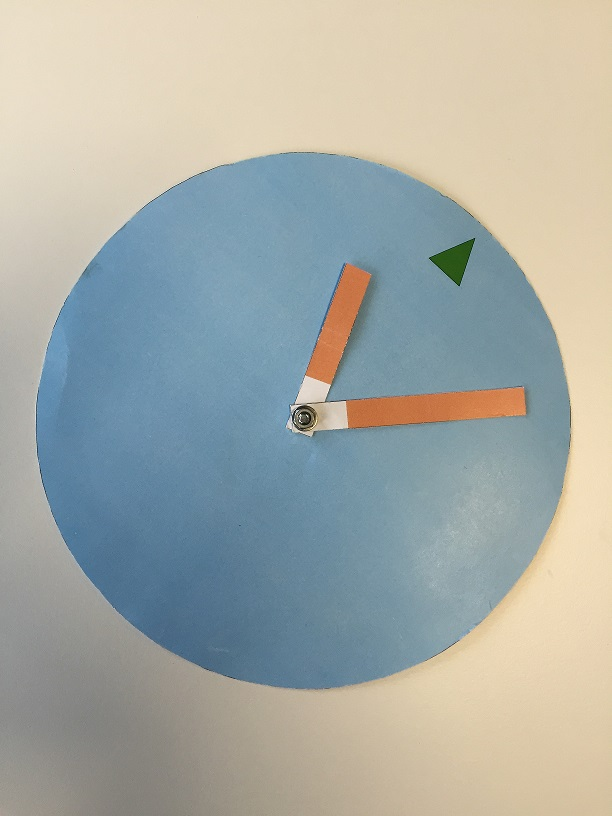
//> input picture Test2/Test2/IMG_0351.JPG, 612 x 816 px, given in place of the camera
$ ./Main   (built with g++ and OpenCV 4)
//> lines starting //> are read from the running program, lines starting //| are printed output that depends on the picture; after the words box and inside, x2 and y2 are one past the last pixel; in counts of white or black regions, pixels touching at a corner belong together
#include <iostream>
#include <opencv2\opencv.hpp>

using namespace std;
using namespace cv;

Mat img,
	imgHSV,
	imgBlue,
	imgGray,
	imgCanny,
	imgCircle;
int radius;

int main(){

	// Camera
	VideoCapture cap(0);					// capture the video from web cam
	if(!cap.isOpened()){					// if not success, exit program
         cout << "Cannot open the web cam" << endl;
         return -1;
    }
	while(true){
		bool bSuccess = cap.read(img);		// read a new frame from video
//> img is the input picture: 816 rows x 612 cols, CV_8UC3; mean B, G, R 165.7, 171.2, 166.1
		if(!bSuccess){						// if not success, break loop
			cout << "Cannot read a frame from video stream" << endl;
            break;
	}

	medianBlur(img, img, 3);
	cvtColor(img, imgHSV, COLOR_BGR2HSV);	// Convert input image to HSV
//> imgHSV: 816 rows x 612 cols, CV_8UC3; mean H, S, V 54.3, 58.7, 187.2
	inRange(imgHSV, Scalar(64, 33, 0), Scalar(115, 255, 255), imgBlue);		// Threshold the HSV image, keep only blue pixles
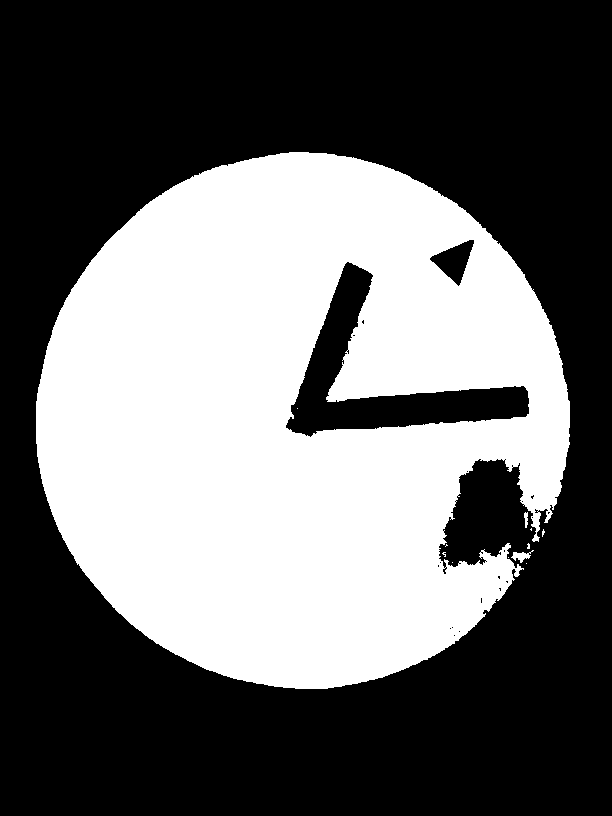
//> imgBlue: 816 rows x 612 cols, CV_8UC1; 40.7% white; 12 white regions (9 under 20 px), largest, box (x1, y1, x2, y2) and area: (36, 152, 570, 689) 203073, (511, 550, 534, 563) 128, (524, 512, 528, 528) 47
	GaussianBlur(imgBlue, imgBlue, Size(9, 9), 2, 2);
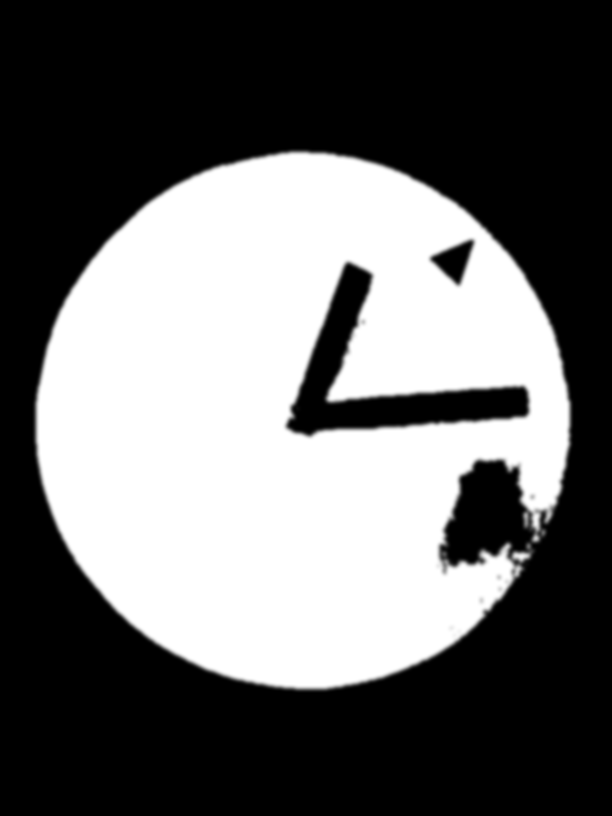
//> imgBlue: 816 rows x 612 cols, CV_8UC1; 6.03% of pixels changed, all inside (x1, y1, x2, y2) = (32, 148, 574, 693)

	cvtColor(img, imgGray, CV_BGR2GRAY);	// Graubild
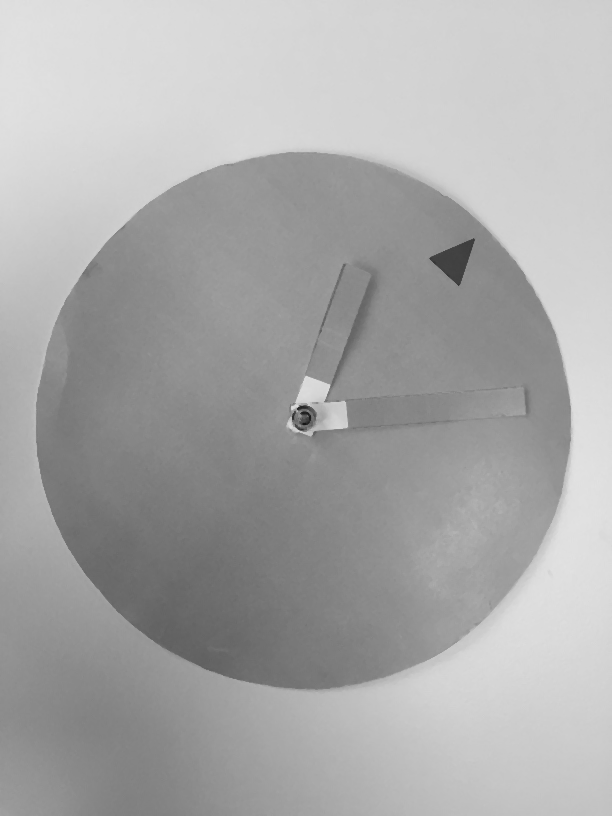
//> imgGray: 816 rows x 612 cols, CV_8UC1; min 22, max 226, mean 169.1
	blur(imgGray, imgGray, Size(3,3));		// mit 3x3 Filtermaske weichzeichnen
	Canny(imgGray, imgCanny, 0, 200, 3);	// Kantenbild
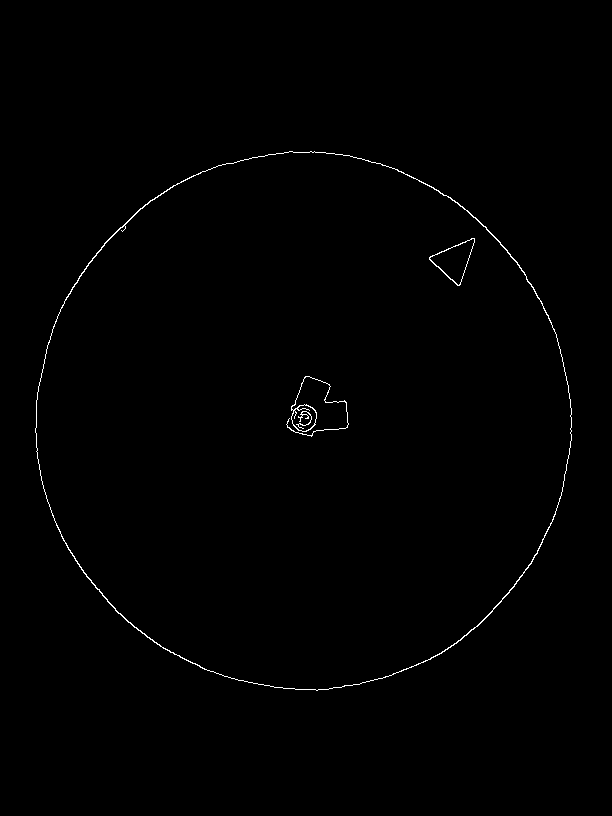
//> imgCanny: 816 rows x 612 cols, CV_8UC1; 0.51% white in thin lines or dots, all inside (x1, y1, x2, y2) = (35, 151, 572, 691)

	imgCircle = imgBlue.clone();
	img.copyTo(imgCircle, imgBlue);
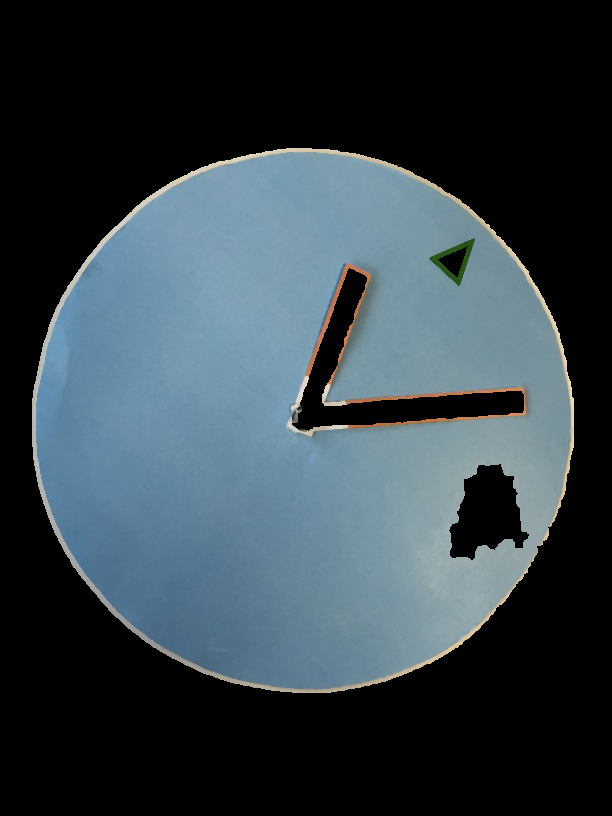
//> imgCircle: 816 rows x 612 cols, CV_8UC3; mean B, G, R 70.9, 63.7, 50.9

	// Use the Hough transform to detect circles in the combined imgBlue image
	vector<Vec3f> circles;					// xc, yc und r
	HoughCircles(imgBlue, circles, CV_HOUGH_GRADIENT, 1, imgBlue.rows/8, 200, 50, 50, 200);
//> circles = empty

	// Loop over detected circles and outline them on img
	for(int i = 0; i < circles.size(); i++){
		Point center(cvRound(circles[i][0]), cvRound(circles[i][1]));
		radius = cvRound(circles[i][2]);
		circle(imgCircle, center, 4, Scalar(255, 0, 0), -1, 8, 0);
		circle(imgCircle, center, radius, Scalar(255, 0, 255), 5);
		cout << "Radius" << radius << endl;
		cout << "Center" << center << endl;
	}
//> this loop made 0 passes
	imshow("Circle", imgCircle);
	imshow("Original", img);			//show the original image
        if (waitKey(30) == 27){			//wait for 'esc' key press for 30ms. If 'esc' key is pressed, break loop
//> the Esc key is pressed
            cout << "esc key is pressed by user" << endl;
            break;
       }
    }
	return 0;
}

$ run again, on Test2/Test2/IMG_0352.JPG
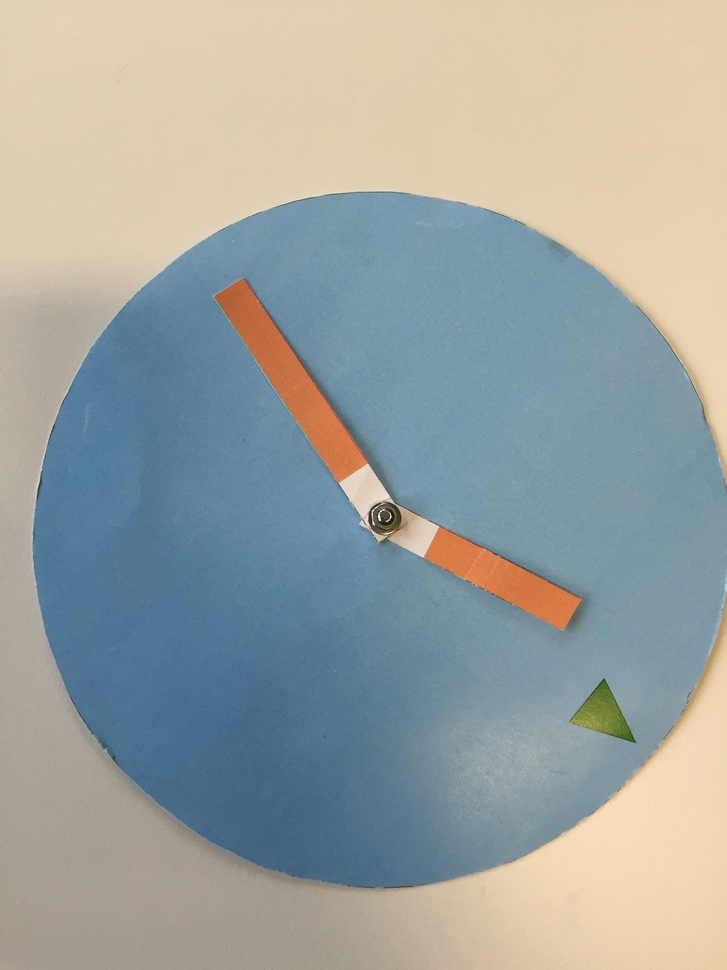
//> input picture Test2/Test2/IMG_0352.JPG, 727 x 970 px, shrunk from 2448 x 3264 before the run, given in place of the camera
//> img is the input picture: 970 rows x 727 cols, CV_8UC3; mean B, G, R 160.7, 163.3, 156.7
//> imgHSV: 970 rows x 727 cols, CV_8UC3; mean H, S, V 60.2, 68.7, 182.5
//> `Canny(imgGray, imgCanny, 0, 200, 3);`:
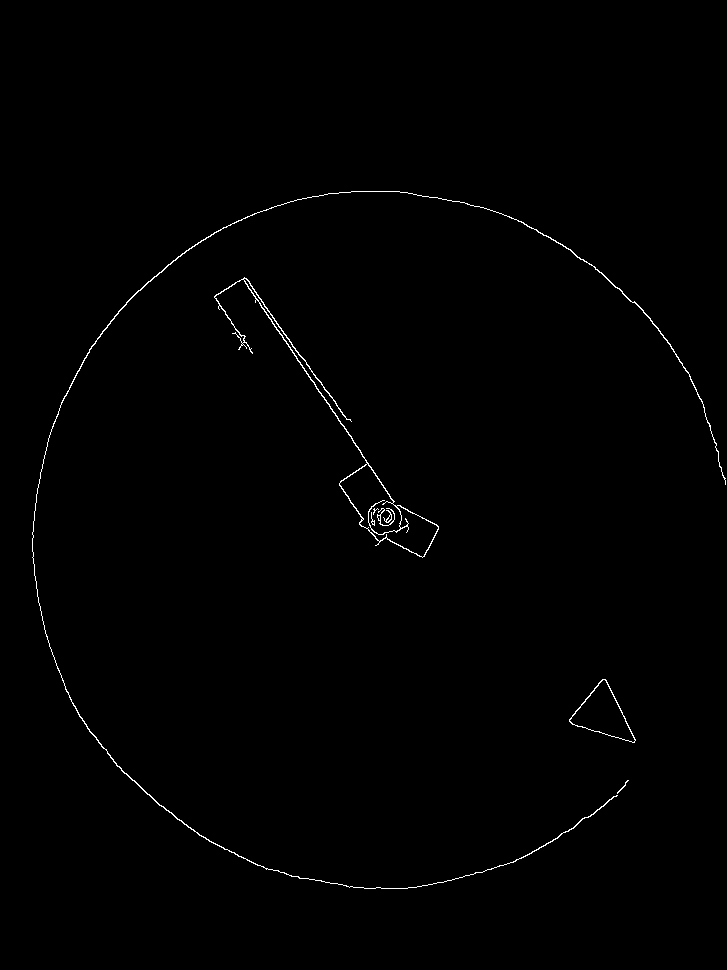
//> imgCanny: 970 rows x 727 cols, CV_8UC1; 0.55% white in thin lines or dots, all inside (x1, y1, x2, y2) = (32, 191, 726, 889)
//> `img.copyTo(imgCircle, imgBlue);`:
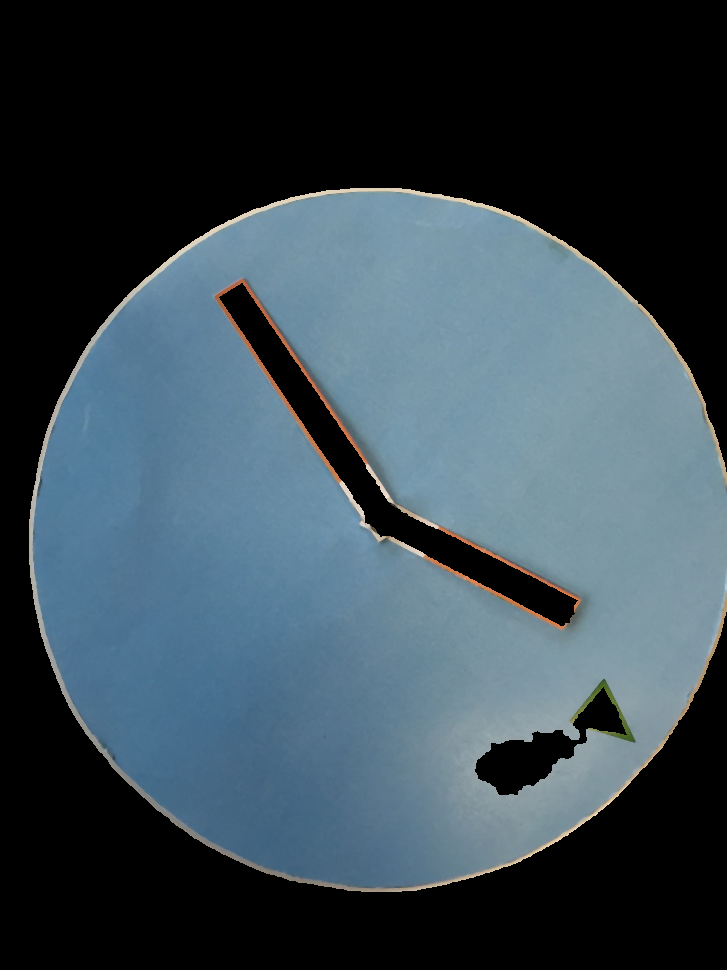
//> imgCircle: 970 rows x 727 cols, CV_8UC3; mean B, G, R 81.4, 72, 56.6
//> circles = empty

$ run again, on Test2/Test2/IMG_0353.JPG
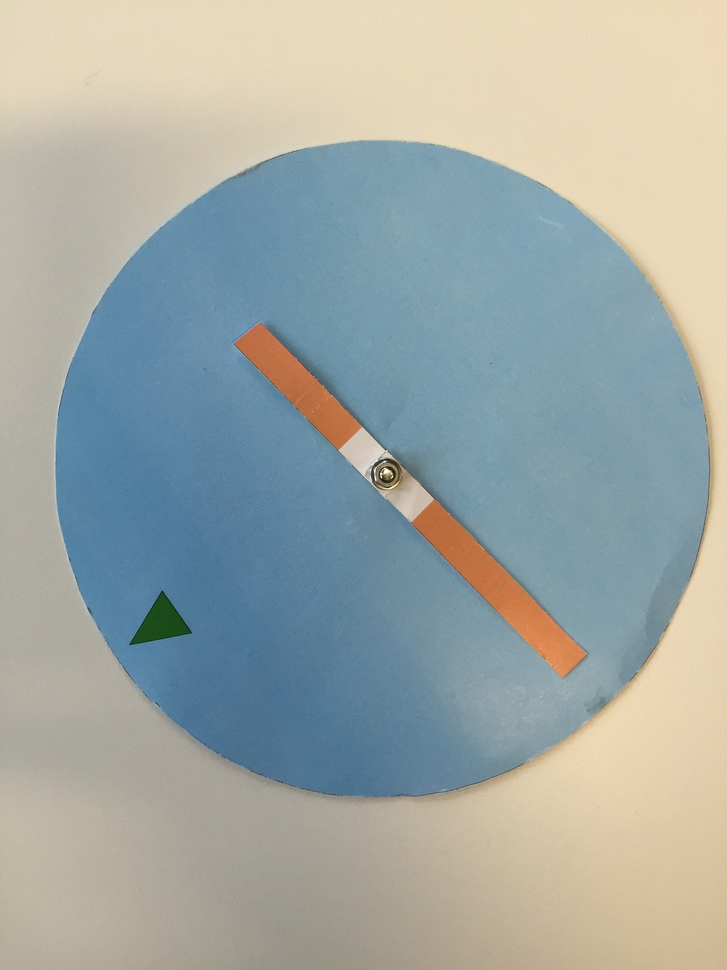
//> input picture Test2/Test2/IMG_0353.JPG, 727 x 970 px, shrunk from 2448 x 3264 before the run, given in place of the camera
//> img is the input picture: 970 rows x 727 cols, CV_8UC3; mean B, G, R 164.8, 168.5, 160.4
//> imgHSV: 970 rows x 727 cols, CV_8UC3; mean H, S, V 56.6, 63.6, 185.1
//> `Canny(imgGray, imgCanny, 0, 200, 3);`:
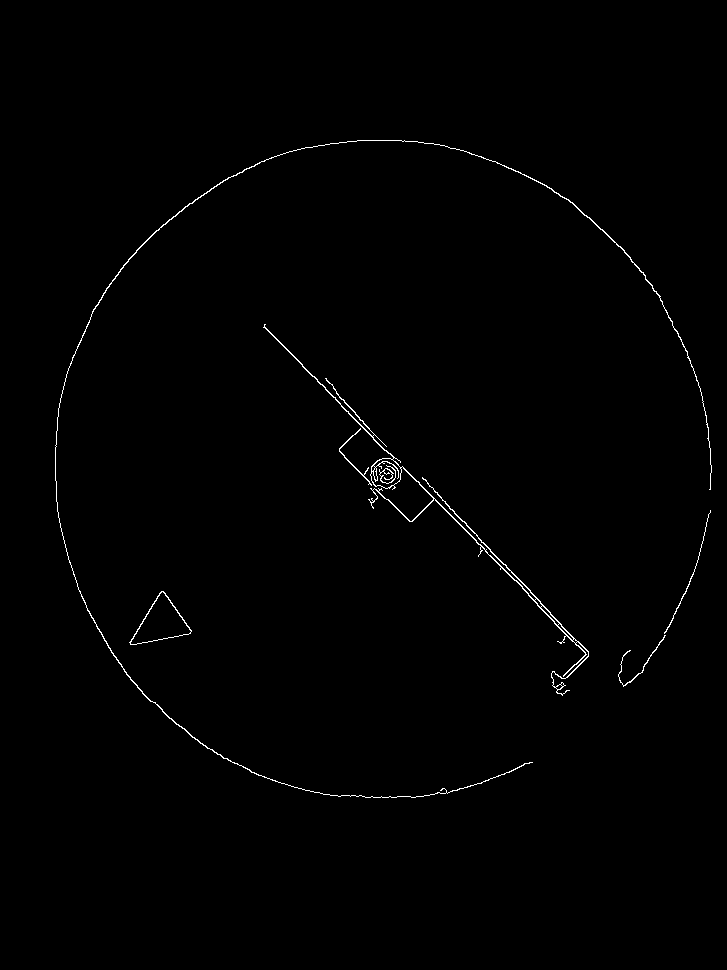
//> imgCanny: 970 rows x 727 cols, CV_8UC1; 0.62% white in thin lines or dots, all inside (x1, y1, x2, y2) = (55, 140, 712, 798)
//> `img.copyTo(imgCircle, imgBlue);`:
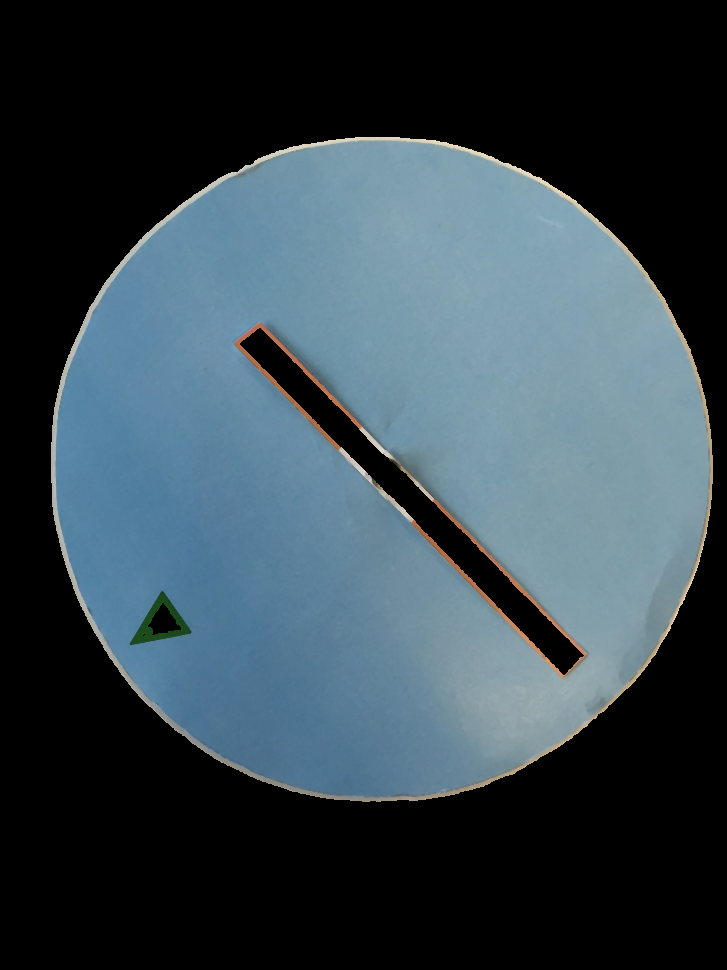
//> imgCircle: 970 rows x 727 cols, CV_8UC3; mean B, G, R 76.8, 68.3, 53
//> circles = empty

$ run again, on Test2/Test2/IMG_0354.JPG
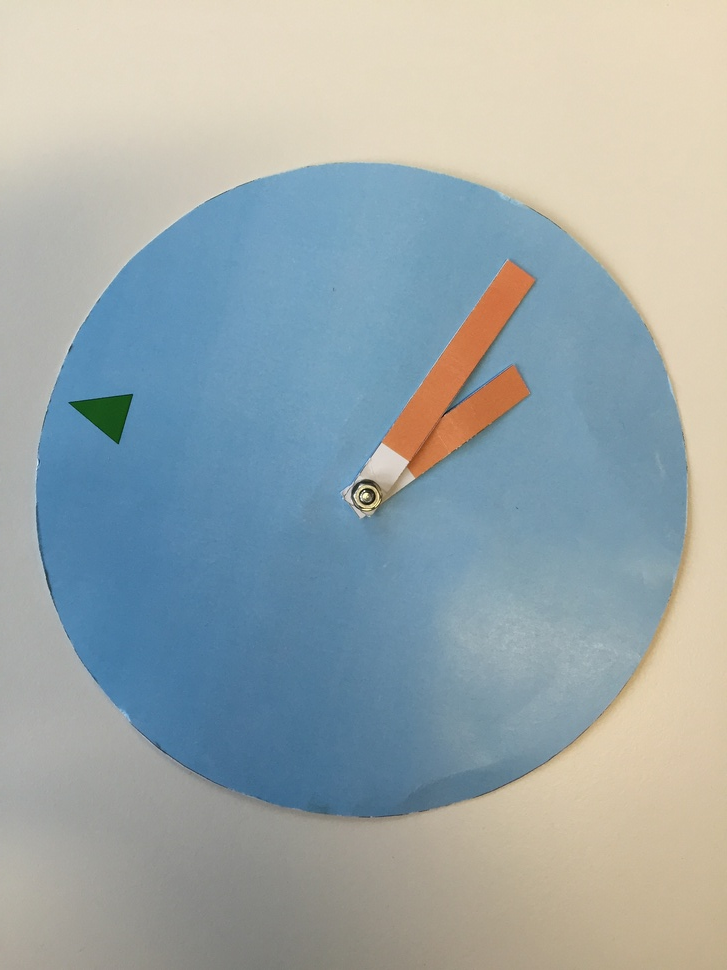
//> input picture Test2/Test2/IMG_0354.JPG, 727 x 970 px, shrunk from 2448 x 3264 before the run, given in place of the camera
//> img is the input picture: 970 rows x 727 cols, CV_8UC3; mean B, G, R 169.5, 167.7, 155.7
//> imgHSV: 970 rows x 727 cols, CV_8UC3; mean H, S, V 59.8, 64.6, 185.7
//> `Canny(imgGray, imgCanny, 0, 200, 3);`:
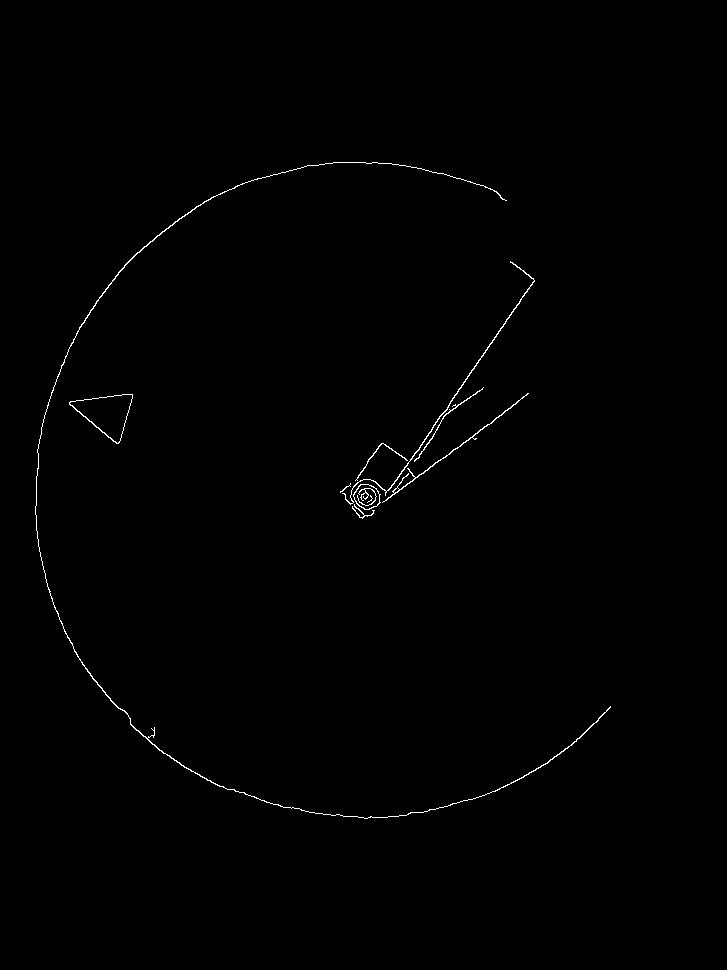
//> imgCanny: 970 rows x 727 cols, CV_8UC1; 0.46% white in thin lines or dots, all inside (x1, y1, x2, y2) = (35, 162, 611, 819)
//> `img.copyTo(imgCircle, imgBlue);`:
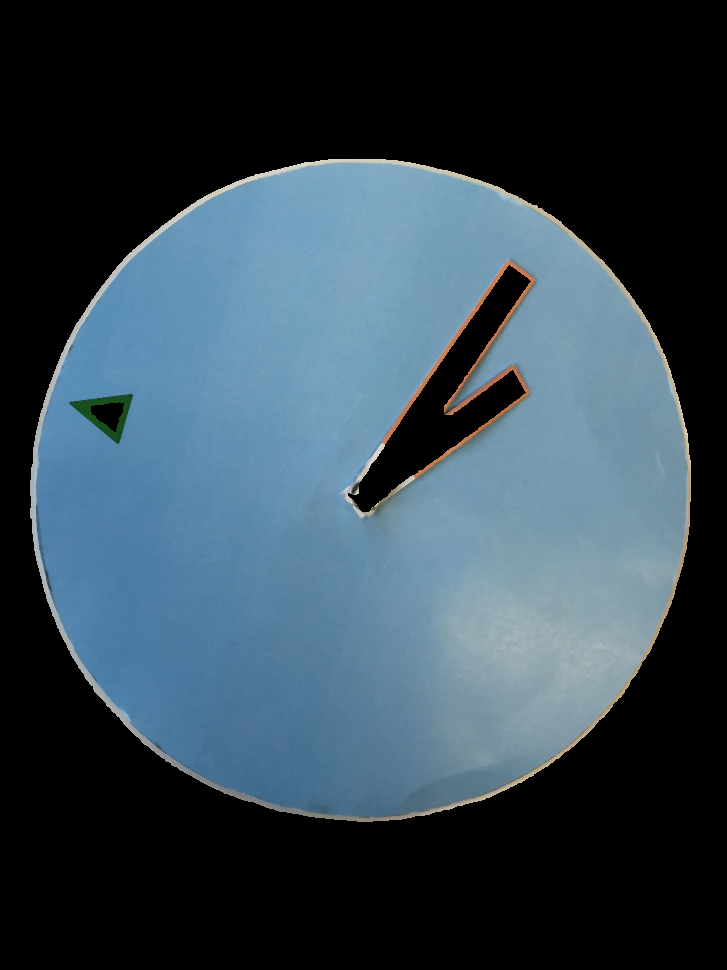
//> imgCircle: 970 rows x 727 cols, CV_8UC3; mean B, G, R 80.5, 68.8, 51.4
//> circles = empty
